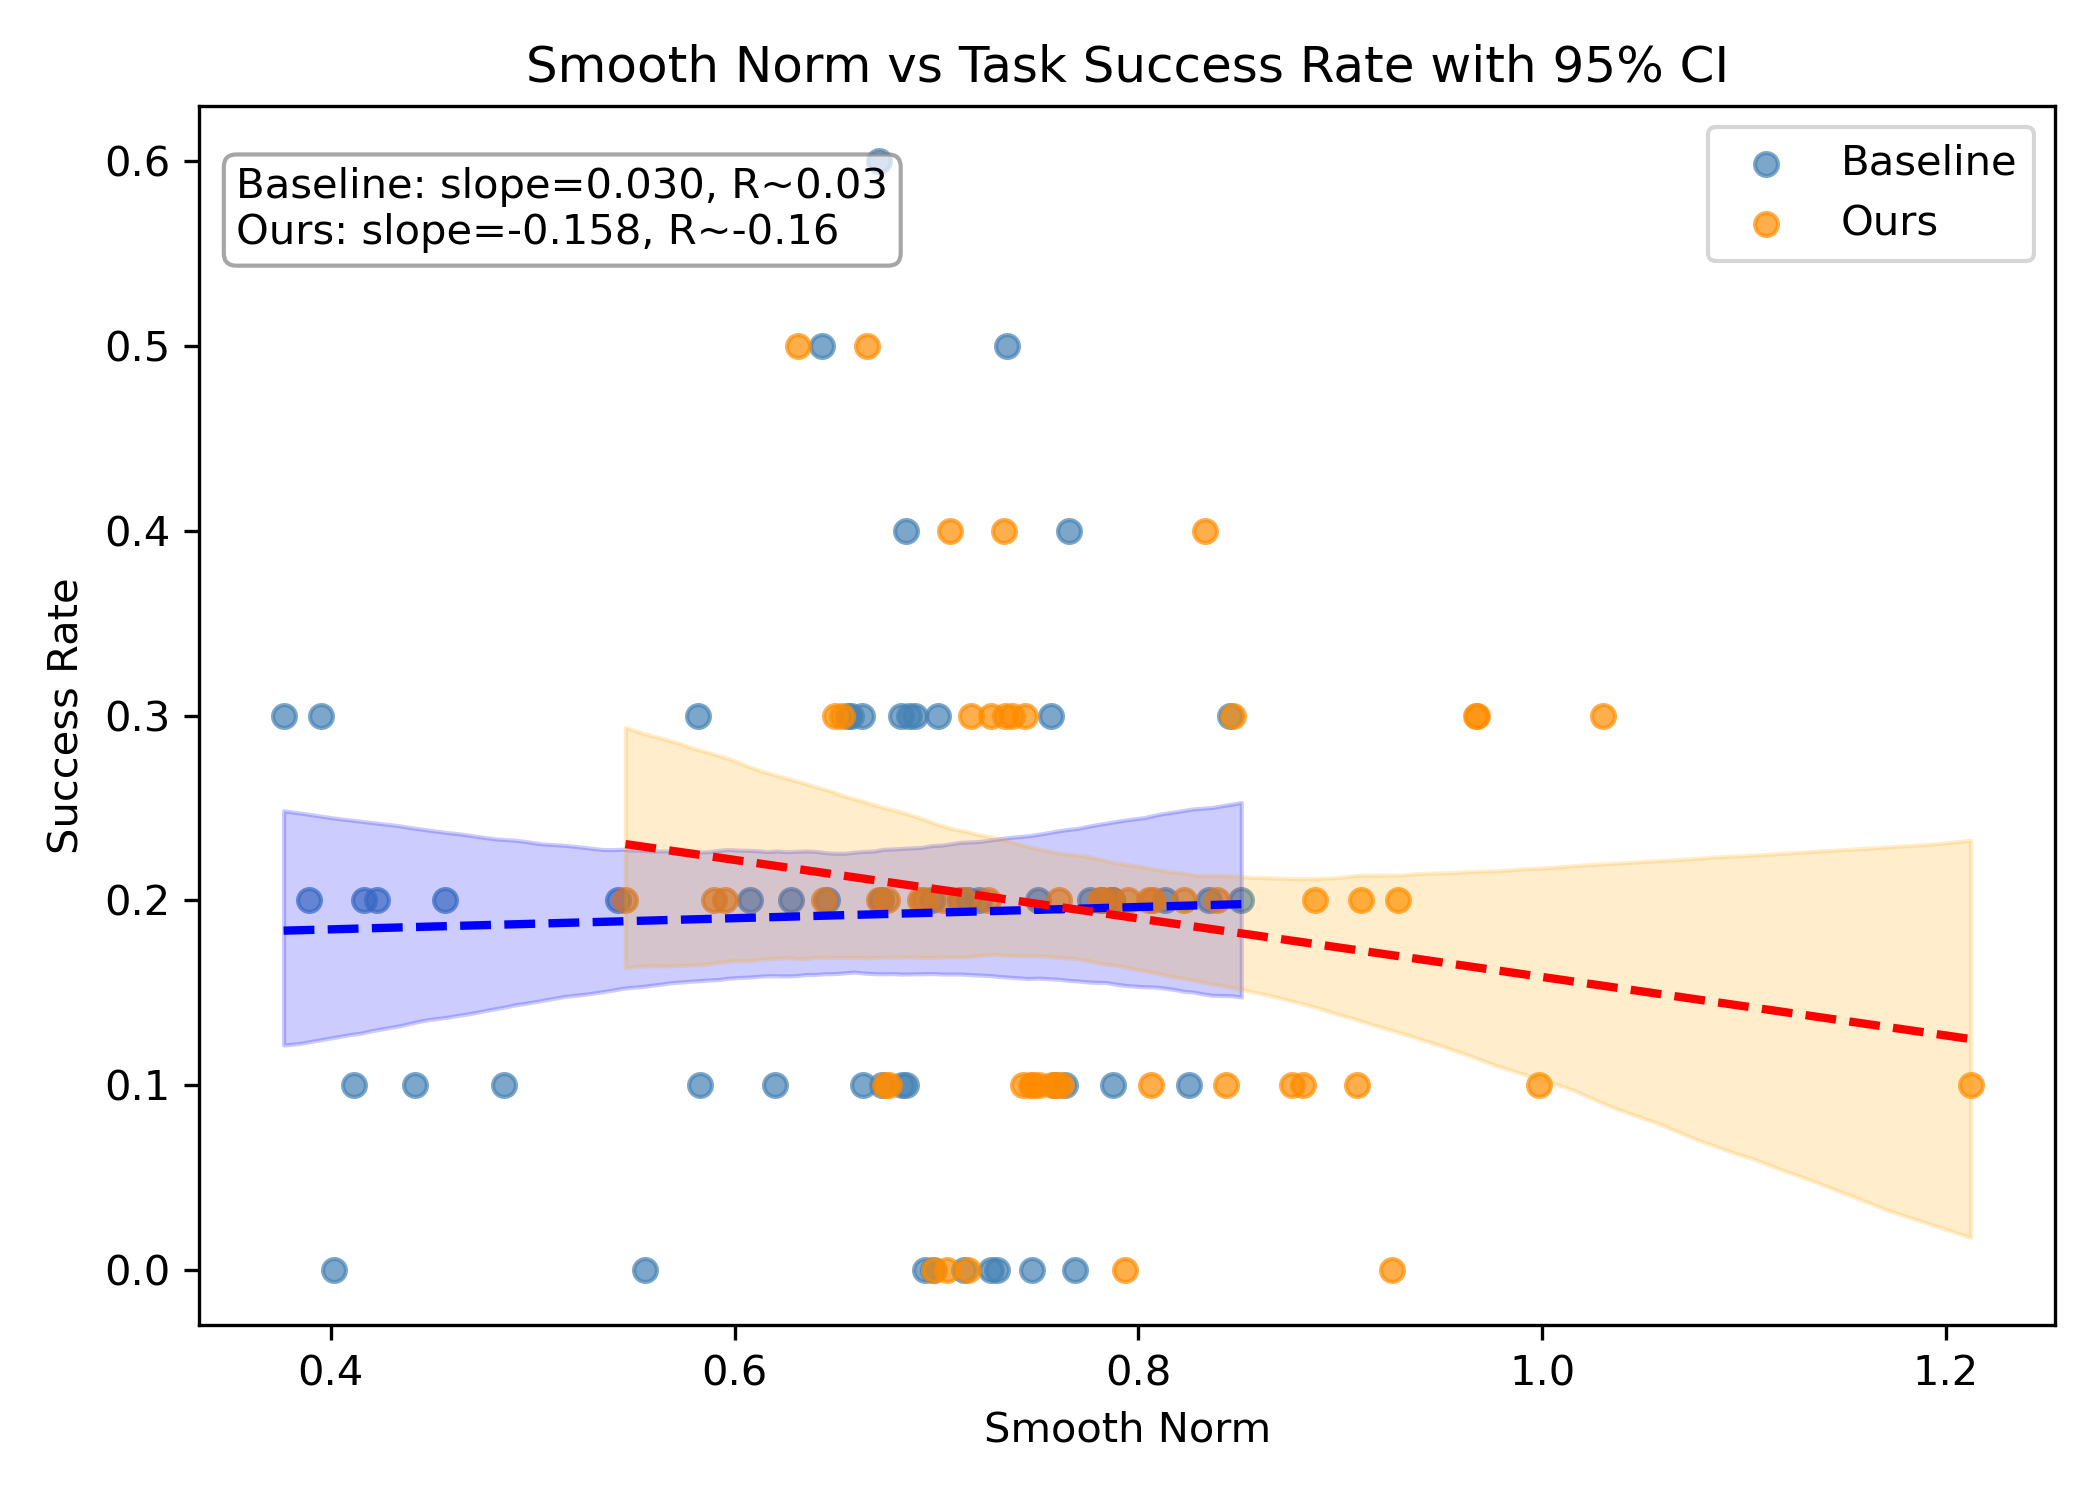

Write the Python code that produced this figure.
import numpy as np
import matplotlib.pyplot as plt
from scipy.stats import linregress
from sklearn.utils import resample

def plot_jacobian_vs_success_with_ci(jac_base, success_base, jac_ours, success_ours, save_path="jacobian_success_ci.pdf"):
    """
    Scatter + Regression + 95% CI for Baseline vs Ours
    """
    def compute_ci(x, y, n_boot=1000, alpha=0.05):
        """
        Bootstrap 95% CI for linear regression line
        """
        x = np.array(x)
        y = np.array(y)
        lines = []
        N = len(x)
        for _ in range(n_boot):
            idx = np.random.choice(N, N, replace=True)
            slope, intercept, _, _, _ = linregress(x[idx], y[idx])
            lines.append((slope, intercept))
        lines = np.array(lines)
        # Compute CI for predicted y at each x
        x_fit = np.linspace(x.min(), x.max(), 100)
        y_preds = np.array([slope * x_fit + intercept for slope, intercept in lines])
        lower = np.percentile(y_preds, 100*alpha/2, axis=0)
        upper = np.percentile(y_preds, 100*(1-alpha/2), axis=0)
        # Also return mean regression line
        mean_slope = np.mean(lines[:,0])
        mean_intercept = np.mean(lines[:,1])
        y_mean = mean_slope * x_fit + mean_intercept
        return x_fit, y_mean, lower, upper, mean_slope, mean_intercept

    # Baseline
    x_base, y_base_mean, y_base_lower, y_base_upper, slope_base, intercept_base = compute_ci(jac_base, success_base)
    r_base, _, _, _ = linregress(jac_base, success_base)[:4]

    # Ours
    x_ours, y_ours_mean, y_ours_lower, y_ours_upper, slope_ours, intercept_ours = compute_ci(jac_ours, success_ours)
    r_ours, _, _, _ = linregress(jac_ours, success_ours)[:4]

    # Plot
    plt.figure(figsize=(7,5))
    # Scatter
    plt.scatter(jac_base, success_base, c='steelblue', s=30, alpha=0.7, label="Baseline")
    plt.scatter(jac_ours, success_ours, c='darkorange', s=30, alpha=0.7, label="Ours")
    # Regression + CI
    plt.plot(x_base, y_base_mean, 'b--', lw=2)
    plt.fill_between(x_base, y_base_lower, y_base_upper, color='blue', alpha=0.2)
    plt.plot(x_ours, y_ours_mean, 'r--', lw=2)
    plt.fill_between(x_ours, y_ours_lower, y_ours_upper, color='orange', alpha=0.2)
    
    # Labels
    plt.xlabel("Smooth Norm")
    plt.ylabel("Success Rate")
    plt.title("Smooth Norm vs Task Success Rate with 95% CI")
    plt.legend()

    # Stats text
    plt.text(0.02, 0.95,
             f"Baseline: slope={slope_base:.3f}, R~{r_base:.2f}\nOurs: slope={slope_ours:.3f}, R~{r_ours:.2f}",
             transform=plt.gca().transAxes, fontsize=10,
             verticalalignment='top', bbox=dict(boxstyle="round,pad=0.3", fc="white", ec="gray", alpha=0.7))

    plt.tight_layout()
    plt.savefig(save_path, dpi=300)
    plt.close()

    return {
        "baseline": {"slope": slope_base, "intercept": intercept_base},
        "ours": {"slope": slope_ours, "intercept": intercept_ours}
    }


# -----------------
# 示例数据
# -----------------
if __name__ == "__main__":



# ---------------- ours ----------------
    ours_success_rate = np.array([
        0.2,0.2,0.1,0.1,0.0,0.2,0.2,0.3,0.2,0.1,0.0,0.1,   # 第1组
        0.2,0.1,0.4,0.2,0.1,0.0,0.2,0.1,0.3,0.1,0.1,0.2,   # 第2组
        0.3,0.2,0.1,0.2,0.2,0.2,0.3,0.3,0.1,0.2,0.1,0.1,   # 第3组
        0.0,0.2,0.1,0.3,0.3,0.3,0.2,0.4,0.5,0.2,0.2,0.3,   # 第4组
        0.4,0.2,0.1,0.3,0.2,0.2,0.5,0.2,0.0,0.1,0.3,0.2,   # 第5组
    ])

    ours_smooth_norm_mean = np.array([
        0.8073240285,0.8051936718,0.8064017675,0.6762253449,0.6988826,
        0.7820363656,0.6753254351,0.7270665221,0.6937722373,0.7469171522,
        0.7932041556,0.7589985324,  # 第1组
        0.78675756,0.761477478,0.8331739538,0.8224933843,0.8760455215,
        0.9256227269,0.8391239077,0.881308321,1.0302419793,0.8433960461,
        0.7505313569,0.8872394236,  # 第2组
        0.8466270404,0.5899807801,0.7480129115,0.7949777808,0.7808290357,
        0.9287435425,0.9671710298,0.9675051426,1.2122042153,0.9100667971,
        0.9985995654,0.9083706103,  # 第3组
        0.7158198048,0.7608841532,0.7428373818,0.7440467,0.7340776721,
        0.6533538503,0.7031703708,0.7332332228,0.6314281831,0.6442923165,
        0.5458938197,0.6498027806,  # 第4组
        0.7065021135,0.725286833,0.757087997,0.7372633698,0.7135374904,
        0.6916872183,0.6653893067,0.6712933885,0.7054139123,0.6744911128,
        0.7172144865,0.5953618655,  # 第5组
    ])

    ours_grad_penalty = np.array([
        0.0371427892,0.0369872009,0.0335976450,0.0270568642,0.0287168355,
        0.0343288959,0.0262372870,0.0289585716,0.0281726436,0.0354213715,
        0.0335391225,0.0340836174,  # 第1组
        0.0369240610,0.0359673751,0.0387442739,0.0392940923,0.0393887570,
        0.0451620637,0.0395016446,0.0423014791,0.0513949143,0.0385600642,
        0.0308512637,0.0443459561,  # 第2组
        0.0462499920,0.0225989693,0.0372124722,0.0353359423,0.0350418091,
        0.0435318194,0.0599937439,0.0499015607,0.0557114451,0.0455667596,
        0.0393397683,0.03753859,    # 第3组
        0.0312662627,0.0326313336,0.0325507270,0.0315750524,0.0345906576,
        0.0297707077,0.0304271067,0.0319969482,0.0277054850,0.0278966803,
        0.0186911428,0.0266095259,  # 第4组
        0.0284027539,0.0266609861,0.0347382395,0.0325885688,0.0283115305,
        0.0269116853,0.0266361237,0.0252529568,0.0306965547,0.0256684194,
        0.0318678163,0.0225357441,  # 第5组
    ])

    # ---------------- ript ----------------
    ript_success_rate = np.array([
        0.1,0.2,0.1,0.2,0.0,0.3,0.1,0.2,0.1,0.0,0.1,0.2,  # 第1组
        0.2,0.0,0.2,0.1,0.2,0.2,0.2,0.2,0.1,0.0,0.0,0.1,  # 第2组
        0.1,0.0,0.2,0.2,0.2,0.2,0.3,0.0,0.2,0.1,0.1,0.3,  # 第3组
        0.2,0.2,0.0,0.1,0.2,0.3,0.2,0.3,0.2,0.6,0.1,0.3,  # 第4组
        0.0,0.3,0.4,0.3,0.4,0.2,0.3,0.5,0.3,0.5,0.3,0.3,  # 第5组
    ])

    ript_smooth_norm_mean = np.array([
        0.7635573,0.64563294,0.82525084,0.78183030,0.73005880,
        0.84552081,0.78756676,0.81336751,0.68484585,0.71339136,
        0.61994259,0.71148286,  # 第1组
        0.77605466,0.69449476,0.78711071,0.67274655,0.78670098,
        0.75032174,0.83508571,0.85096528,0.75879952,0.76875946,
        0.72719137,0.66377673,  # 第2组
        0.41130729,0.55573465,0.54219091,0.42272118,0.41648613,
        0.45657003,0.39533913,0.40172641,0.38923649,0.44184814,
        0.48588453,0.37658575,  # 第3组
        0.71577448,0.69799753,0.74723041,0.68276853,0.72102984,
        0.70093849,0.60757792,0.68922566,0.67263536,0.67165134,
        0.58282758,0.58204691,  # 第4组
        0.69826885,0.75655734,0.68470636,0.65608342,0.76565440,
        0.62812736,0.68624970,0.64303558,0.65773888,0.73491915,
        0.66291032,0.68260613,  # 第5组
    ])

    ript_grad_penalty = np.array([
        0.03385728,0.02901926,0.03914695,0.03541002,0.03182246,
        0.04109103,0.03961015,0.03627803,0.02905025,0.03392893,
        0.02323148,0.02774320,  # 第1组
        0.03815410,0.02884103,0.03557296,0.02973613,0.03549183,
        0.03278877,0.04171191,0.03957649,0.03512137,0.03422574,
        0.03392906,0.02799281,  # 第2组
        0.01690390,0.02361717,0.02361854,0.01658144,0.01519668,
        0.01644298,0.01499963,0.01581917,0.01709642,0.01711571,
        0.02115588,0.01322769,  # 第3组
        0.03147838,0.03018604,0.03270952,0.02782793,0.03074333,
        0.02810328,0.02703579,0.02930823,0.02639520,0.03027333,
        0.02228004,0.02713135,  # 第4组
        0.02733703,0.03007357,0.02631228,0.02501499,0.03156758,
        0.02552672,0.02991776,0.02206798,0.02517253,0.03028537,
        0.02753296,0.02710606,  # 第5组
    ])  



    results_path = "C:\\Users\\23509\\Desktop\\MiLAB\\iclr2026\\shift_jaco\\smooth_Loss_curve\\"

    stats = plot_jacobian_vs_success_with_ci(ript_smooth_norm_mean, ript_success_rate, 
                                             ours_smooth_norm_mean, ours_success_rate,
                                             save_path=results_path+"smooth_rollout10.png"
                                             )
    print("Regression stats with 95% CI:", stats)
